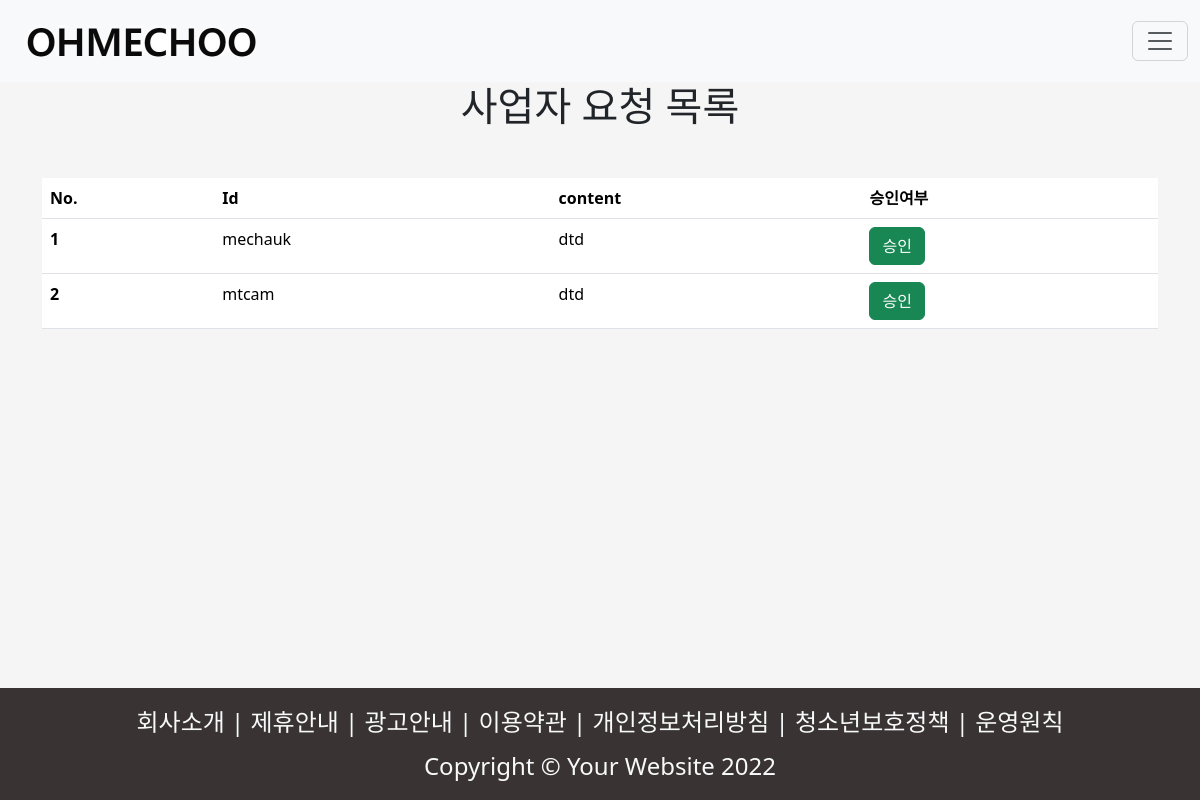
/accounts/check/, run on the app's committed database.
### accounts/models.py (models this page shows, shortened)
class Isowner(models.Model):
    user = models.ForeignKey(settings.AUTH_USER_MODEL, on_delete=models.CASCADE)
    content = models.TextField()

class User(AbstractUser):
    followings = models.ManyToManyField('self',symmetrical = False, related_name = 'followers')
    is_owner = models.BooleanField(default=False)
    image = models.ImageField(upload_to='images/', blank=True) # 프로필사진

### accounts/views.py (the view)
# urls.py: path('check/', views.check, name='check'),
def check(request):
    lists = Isowner.objects.all()
    return render(request,'accounts/check.html',{'lists':lists,})

### accounts/templates/accounts/check.html
{% extends 'base.html' %}
{% load django_bootstrap5 %}
{% block content %}
  <div class="container">
    <h1 class='text-center mb-5'>사업자 요청 목록</h1>
    <table class="table">
      <thead>
        <tr>
          <th scope="col">No.</th>
          <th scope="col">Id</th>
          <th scope="col">content</th>
          <th scope="col">승인여부</th>
        </tr>
      </thead>
      <tbody>
        {% for lst in lists %}
          <tr>
            <th scope="row">{{ forloop.counter }}</th>
            <td>{{ lst.user }}</td>
            <td>{{ lst.content }}</td>
            <td>
              <a class="btn btn-success" href="{% url 'accounts:approve' lst.pk lst.user.pk %}">승인</a>
            </td>
          </tr>
        {% endfor %}
      </tbody>
    </table>
  </div>
{% endblock %}

### templates/base.html (style rules this page uses)
body, html { height: 100%; }
body { display: flex; flex-direction: column; background-color: whitesmoke; }
a { text-decoration: none; color: black; }

### data on the page
Isowner: user "mechauk", content "dtd"
Isowner: user "mtcam", content "dtd"
